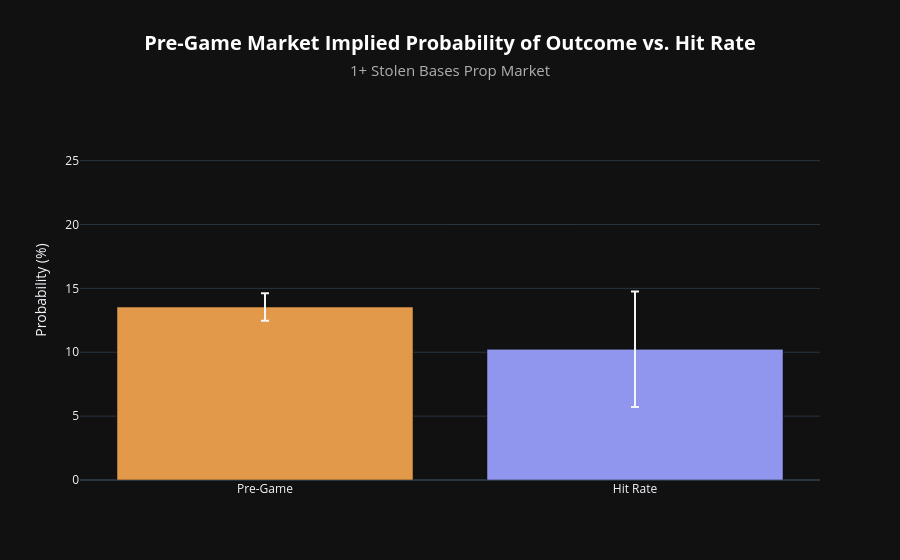

The cell this chart's notebook holds for it:
### Code cell
# Comparison Analysis
# Note, hover over bars for t-test

graph_comparison(
    df           = stolen_bases_df,
    graph_title  = "1+ Stolen Bases",
    n_req_trades = 500,
    ci           = 0.95,
)

### Figure 1 — Plotly figure (JSON) as saved in the notebook; plotly's stock layout.template omitted (floating-point values rounded to 4 significant figures)
{"data": [{"error_y": {"array": [1.078], "type": "data", "visible": true}, "hovertemplate": "<b>Pre-Game:</b> 13.54%<br><b>Hit Rate:</b> 10.23%<br><b>Paired t-test:</b><br>&nbsp;&nbsp;• t = 1.45<br>&nbsp;&nbsp;• p = 0.1476<br>&nbsp;&nbsp;• n (markets) = 176<extra></extra>", "marker": {"color": "#E29A4A"}, "name": "Pre-Game", "type": "bar", "x": ["Pre-Game"], "y": [13.54]}, {"error_y": {"array": [4.521], "type": "data", "visible": true}, "hovertemplate": "<b>Pre-Game:</b> 13.54%<br><b>Hit Rate:</b> 10.23%<br><b>Paired t-test:</b><br>&nbsp;&nbsp;• t = 1.45<br>&nbsp;&nbsp;• p = 0.1476<br>&nbsp;&nbsp;• n (markets) = 176<extra></extra>", "marker": {"color": "#9096ED"}, "name": "Hit Rate", "type": "bar", "x": ["Hit Rate"], "y": [10.23]}], "layout": {"barmode": "group", "legend": {"title": {"text": ""}}, "paper_bgcolor": "#111111", "plot_bgcolor": "#111111", "showlegend": false, "title": {"font": {"color": "#ffffff", "size": 20}, "text": "<b>Pre-Game Market Implied Probability of Outcome vs. Hit Rate</b><br><span style='font-size: 15px; color: #b0b0b0;'>1+ Stolen Bases Prop Market</span>", "x": 0.5, "xanchor": "center"}, "yaxis": {"range": [0, 29.75], "title": {"text": "Probability (%)"}}}}
